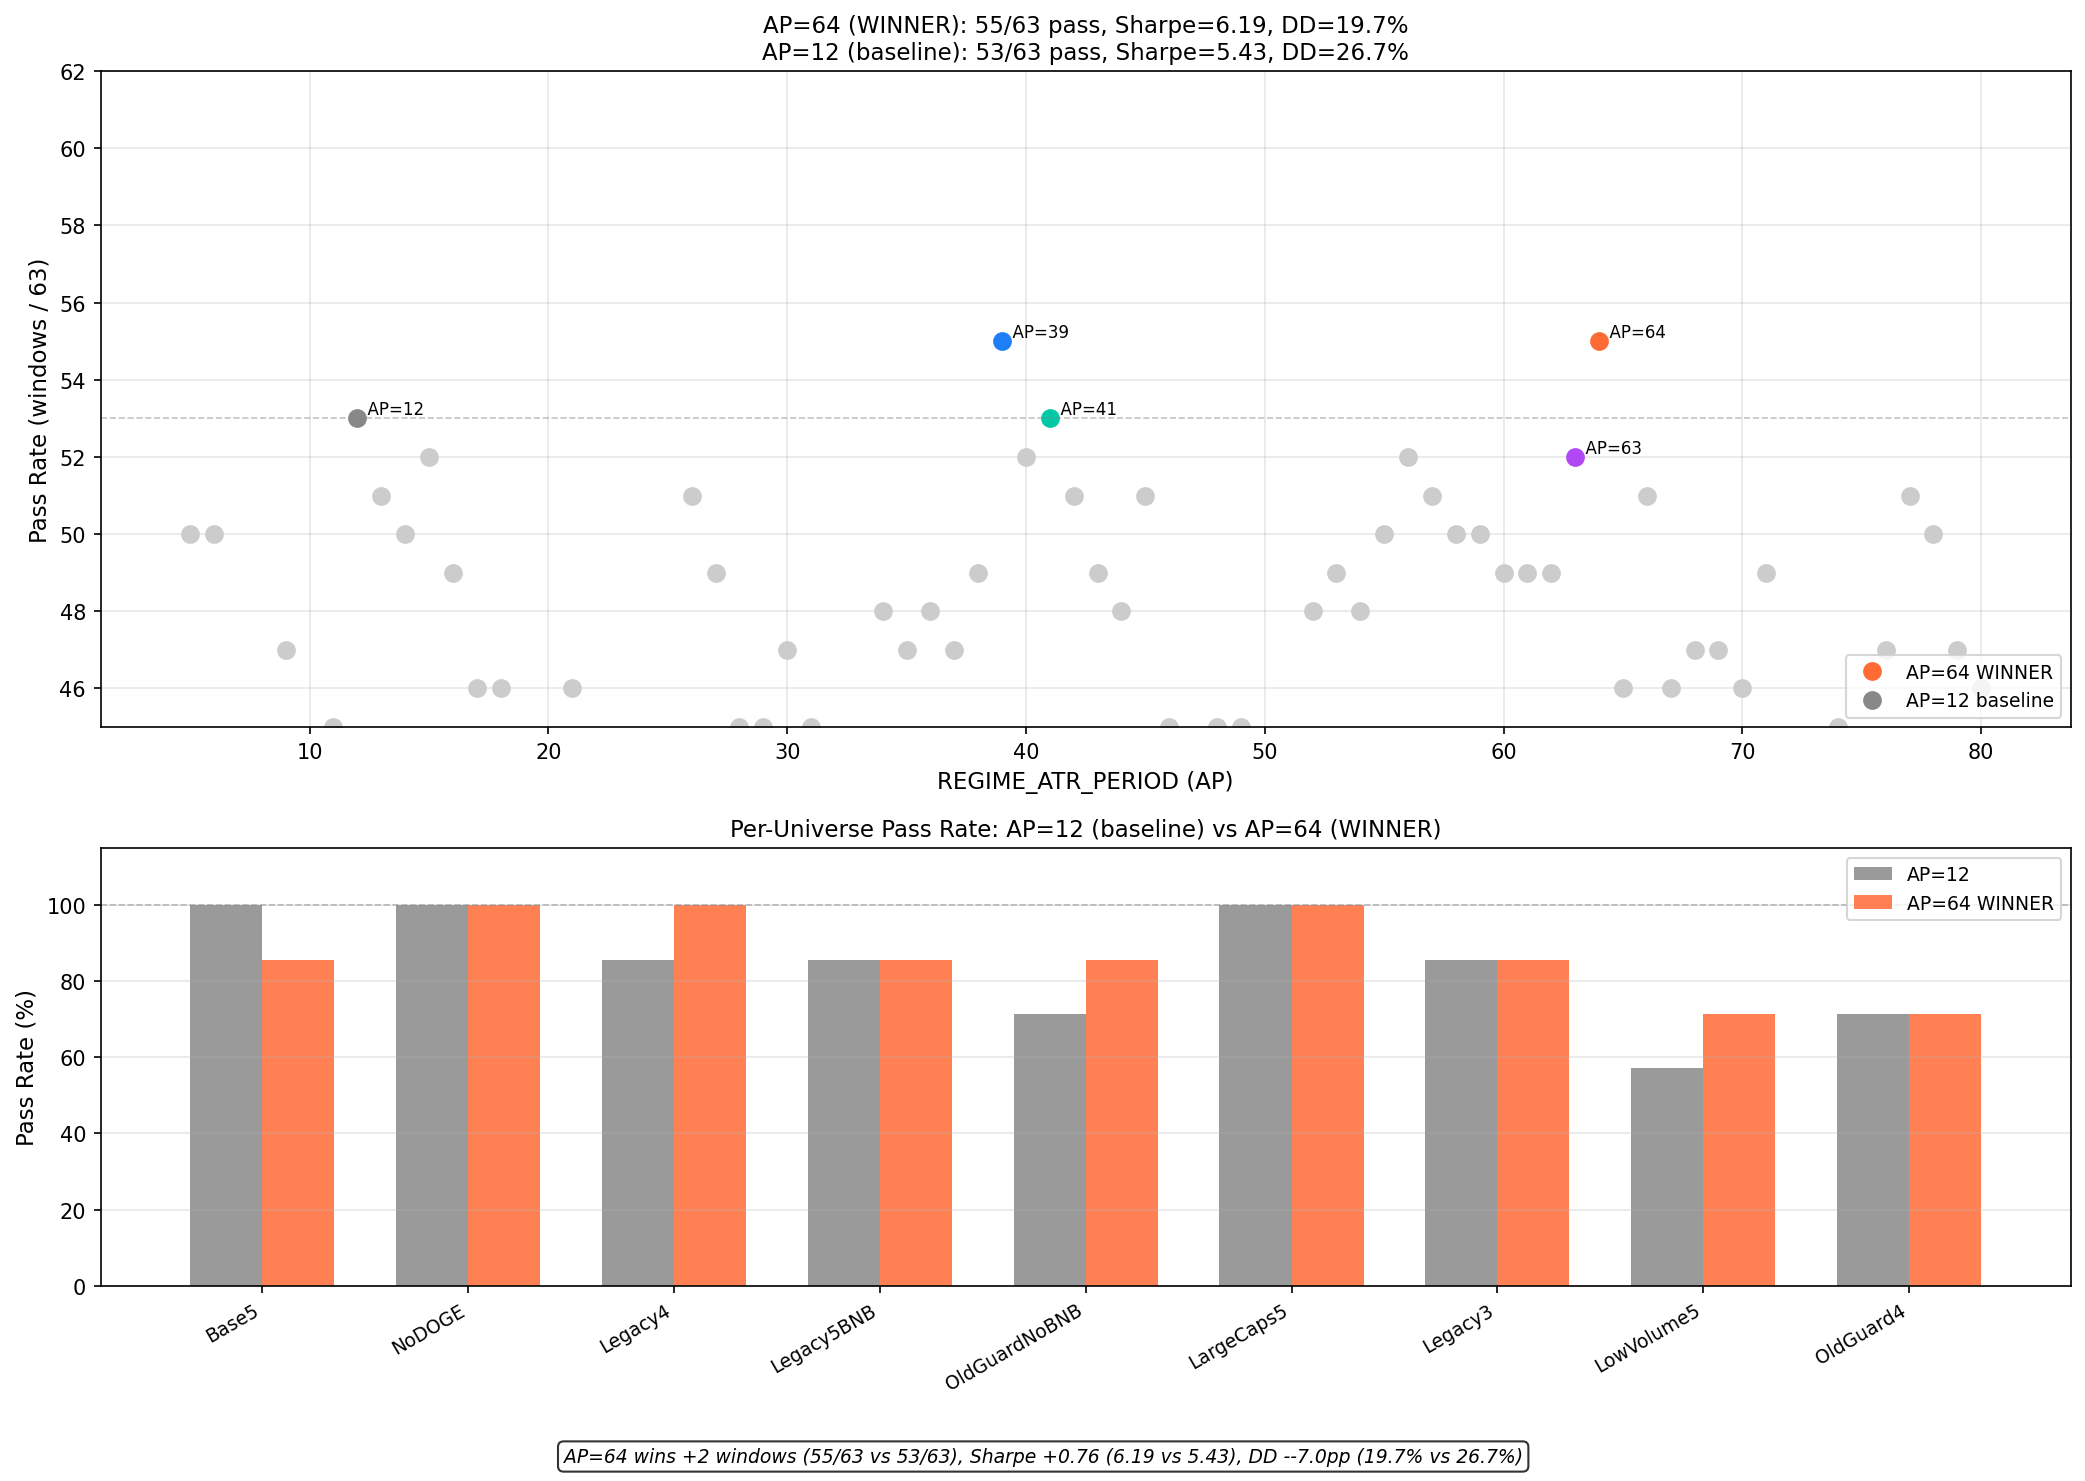

Generate this figure with Python:
#!/usr/bin/env python3
"""
REGIME_ATR_PERIOD hyperopt comparison chart.
Reads from regime_atr_period_summary.csv and regime_ap_per_universe.csv.
"""

import csv
import matplotlib
matplotlib.use('Agg')
import matplotlib.pyplot as plt

SUMMARY_CSV = "snapshots/regime_atr_period_summary.csv"
PER_UNI_CSV = "snapshots/regime_ap_per_universe.csv"
OUTPUT = "charts/regime_ap_comparison.png"

# ─── Load summary ──────────────────────────────────────────────────────────────
summary = {}
with open(SUMMARY_CSV) as f:
    reader = csv.DictReader(f)
    for row in reader:
        ap = int(row["ap"])
        summary[ap] = {
            "pass": int(row["pass_count"]),
            "total": 63,
            "sharpe": float(row["avg_sharpe"]),
            "ret": float(row["avg_return_pct"]),
            "dd": float(row["avg_dd_pct"]),
        }

# ─── Load per-universe pass data ───────────────────────────────────────────────
per_uni = {}  # ap -> uni -> data
with open(PER_UNI_CSV) as f:
    reader = csv.DictReader(f)
    for row in reader:
        uni = row["universe"]
        ap = int(row["ap"])
        if ap not in per_uni:
            per_uni[ap] = {}
        per_uni[ap][uni] = {
            "pass": int(row["pass_count"]),
            "total": int(row["total"]),
            "sharpe": float(row["avg_sharpe"]),
            "ret": float(row["avg_ret"]),
        }

# ─── Sort summary by pass desc ────────────────────────────────────────────────
sorted_aps = sorted(summary.keys(), key=lambda a: (summary[a]["pass"], summary[a]["sharpe"]), reverse=True)
winner_ap = sorted_aps[0]
baseline_ap = 12

ws = summary[winner_ap]
bs = summary[baseline_ap]

top5_aps = sorted_aps[:5]
print(f"Winner: AP={winner_ap} ({ws['pass']}/63 pass, Sharpe={ws['sharpe']:.2f})")
print(f"Baseline: AP={baseline_ap} ({bs['pass']}/63 pass, Sharpe={bs['sharpe']:.2f})")

# ─── Plot ──────────────────────────────────────────────────────────────────────
fig, axes = plt.subplots(2, 1, figsize=(14, 10), gridspec_kw={'height_ratios': [3, 2]})

colors_map = {
    baseline_ap: "#888888",
    winner_ap: "#FF6B35",
    39: "#1D7EF5",
    41: "#00C9A7",
    63: "#B049F5",
}

# Panel 1: Pass rate vs Sharpe scatter
ax1 = axes[0]
for ap in sorted_aps:
    s = summary[ap]
    color = colors_map.get(ap, "#CCCCCC")
    label = None
    lw = 2.0
    if ap == winner_ap:
        label = f"AP={ap} WINNER"
        lw = 3.0
    elif ap == baseline_ap:
        label = f"AP={ap} baseline"
        lw = 2.5
    ax1.plot(ap, s["pass"], 'o', color=color, markersize=8,
            label=label, linewidth=lw)
    if ap in top5_aps or ap == baseline_ap:
        ax1.annotate(f"  AP={ap}", (ap, s["pass"]),
                     fontsize=8, va='bottom')

ax1.axhline(bs["pass"], color="#888888", linestyle='--', alpha=0.5, linewidth=0.8)
ax1.set_xlabel("REGIME_ATR_PERIOD (AP)", fontsize=11)
ax1.set_ylabel("Pass Rate (windows / 63)", fontsize=11)
ax1.set_title(f"AP={winner_ap} (WINNER): {ws['pass']}/63 pass, Sharpe={ws['sharpe']:.2f}, DD={ws['dd']:.1f}%\n"
             f"AP={baseline_ap} (baseline): {bs['pass']}/63 pass, Sharpe={bs['sharpe']:.2f}, DD={bs['dd']:.1f}%",
             fontsize=11)
ax1.grid(True, alpha=0.3)
ax1.legend(loc='lower right', fontsize=9)
ax1.set_ylim(45, 62)

# Panel 2: Per-universe pass rate bar chart
ax2 = axes[1]
unis = ["Base5", "NoDOGE", "Legacy4", "Legacy5BNB", "OldGuardNoBNB",
        "LargeCaps5", "Legacy3", "LowVolume5", "OldGuard4"]
x_pos = list(range(len(unis)))
width = 0.35

for i, uni in enumerate(unis):
    for ai, (ap, c, lbl) in enumerate([(baseline_ap, colors_map[baseline_ap], f"AP={baseline_ap}"),
                                       (winner_ap, colors_map[winner_ap], f"AP={winner_ap} WINNER")]):
        pu = per_uni.get(ap, {}).get(uni, {"pass": 0, "total": 7})
        rate = pu["pass"] / float(pu["total"]) * 100
        offset = -width/2 if ai == 0 else width/2
        ax2.bar(i + offset, rate, width, color=c, alpha=0.85, label=lbl if i == 0 else "")

ax2.set_xticks(x_pos)
ax2.set_xticklabels(unis, rotation=30, ha='right', fontsize=9)
ax2.set_ylabel("Pass Rate (%)", fontsize=11)
ax2.set_ylim(0, 115)
ax2.axhline(100, color='gray', linestyle='--', alpha=0.5, linewidth=0.8)
ax2.legend(loc='upper right', fontsize=9)
ax2.grid(True, alpha=0.3, axis='y')
ax2.set_title(f"Per-Universe Pass Rate: AP={baseline_ap} (baseline) vs AP={winner_ap} (WINNER)", fontsize=11)

caption = (
    f"AP={winner_ap} wins +{ws['pass']-bs['pass']:.0f} windows ({ws['pass']}/63 vs {bs['pass']}/63), "
    f"Sharpe +{ws['sharpe']-bs['sharpe']:.2f} ({ws['sharpe']:.2f} vs {bs['sharpe']:.2f}), "
    f"DD -{ws['dd']-bs['dd']:.1f}pp ({ws['dd']:.1f}% vs {bs['dd']:.1f}%)"
)
fig.text(0.5, 0.02, caption, ha='center', fontsize=9, style='italic',
         bbox=dict(boxstyle='round', facecolor='white', alpha=0.8))

plt.tight_layout(rect=[0, 0.05, 1, 1])
plt.savefig(OUTPUT, dpi=150, bbox_inches='tight')
print(f"\nSaved: {OUTPUT}")
plt.close()
